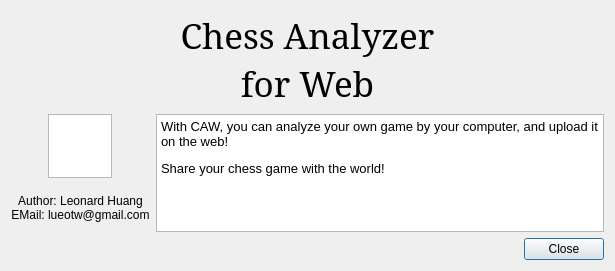
<?xml version="1.0" encoding="UTF-8"?>
<ui version="4.0">
 <class>DialogAbout</class>
 <widget class="QDialog" name="DialogAbout">
  <property name="geometry">
   <rect>
    <x>0</x>
    <y>0</y>
    <width>615</width>
    <height>271</height>
   </rect>
  </property>
  <property name="windowTitle">
   <string>Dialog</string>
  </property>
  <layout class="QVBoxLayout" name="verticalLayout">
   <item>
    <widget class="QLabel" name="label">
     <property name="font">
      <font>
       <family>Serif</family>
       <pointsize>26</pointsize>
      </font>
     </property>
     <property name="text">
      <string>Chess Analyzer
for Web</string>
     </property>
     <property name="alignment">
      <set>Qt::AlignCenter</set>
     </property>
    </widget>
   </item>
   <item>
    <layout class="QHBoxLayout" name="horizontalLayout_2">
     <item>
      <layout class="QVBoxLayout" name="verticalLayout_2">
       <item alignment="Qt::AlignHCenter|Qt::AlignVCenter">
        <widget class="QGraphicsView" name="graphicsView">
         <property name="maximumSize">
          <size>
           <width>64</width>
           <height>64</height>
          </size>
         </property>
         <property name="alignment">
          <set>Qt::AlignCenter</set>
         </property>
        </widget>
       </item>
       <item alignment="Qt::AlignHCenter|Qt::AlignVCenter">
        <widget class="QLabel" name="label_2">
         <property name="text">
          <string>&lt;html&gt;&lt;head/&gt;&lt;body&gt;&lt;p align=&quot;center&quot;&gt;Author: Leonard Huang&lt;br/&gt;EMail: lueotw@gmail.com&lt;/p&gt;&lt;/body&gt;&lt;/html&gt;</string>
         </property>
        </widget>
       </item>
      </layout>
     </item>
     <item>
      <widget class="QTextBrowser" name="textBrowser">
       <property name="html">
        <string>&lt;!DOCTYPE HTML PUBLIC &quot;-//W3C//DTD HTML 4.0//EN&quot; &quot;http://www.w3.org/TR/REC-html40/strict.dtd&quot;&gt;
&lt;html&gt;&lt;head&gt;&lt;meta name=&quot;qrichtext&quot; content=&quot;1&quot; /&gt;&lt;style type=&quot;text/css&quot;&gt;
p, li { white-space: pre-wrap; }
&lt;/style&gt;&lt;/head&gt;&lt;body style=&quot; font-family:'Sans Serif'; font-size:10pt; font-weight:400; font-style:normal;&quot;&gt;
&lt;p style=&quot; margin-top:12px; margin-bottom:12px; margin-left:0px; margin-right:0px; -qt-block-indent:0; text-indent:0px;&quot;&gt;With CAW, you can analyze your own game by your computer, and upload it on the web!&lt;/p&gt;
&lt;p style=&quot; margin-top:12px; margin-bottom:12px; margin-left:0px; margin-right:0px; -qt-block-indent:0; text-indent:0px;&quot;&gt;Share your chess game with the world!&lt;/p&gt;&lt;/body&gt;&lt;/html&gt;</string>
       </property>
      </widget>
     </item>
    </layout>
   </item>
   <item>
    <widget class="QDialogButtonBox" name="buttonBox">
     <property name="orientation">
      <enum>Qt::Horizontal</enum>
     </property>
     <property name="standardButtons">
      <set>QDialogButtonBox::Close</set>
     </property>
    </widget>
   </item>
  </layout>
 </widget>
 <resources>
  <include location="oxygen-icons-png/oxygen.qrc"/>
 </resources>
 <connections>
  <connection>
   <sender>buttonBox</sender>
   <signal>clicked(QAbstractButton*)</signal>
   <receiver>DialogAbout</receiver>
   <slot>close()</slot>
   <hints>
    <hint type="sourcelabel">
     <x>436</x>
     <y>253</y>
    </hint>
    <hint type="destinationlabel">
     <x>478</x>
     <y>16</y>
    </hint>
   </hints>
  </connection>
 </connections>
</ui>
